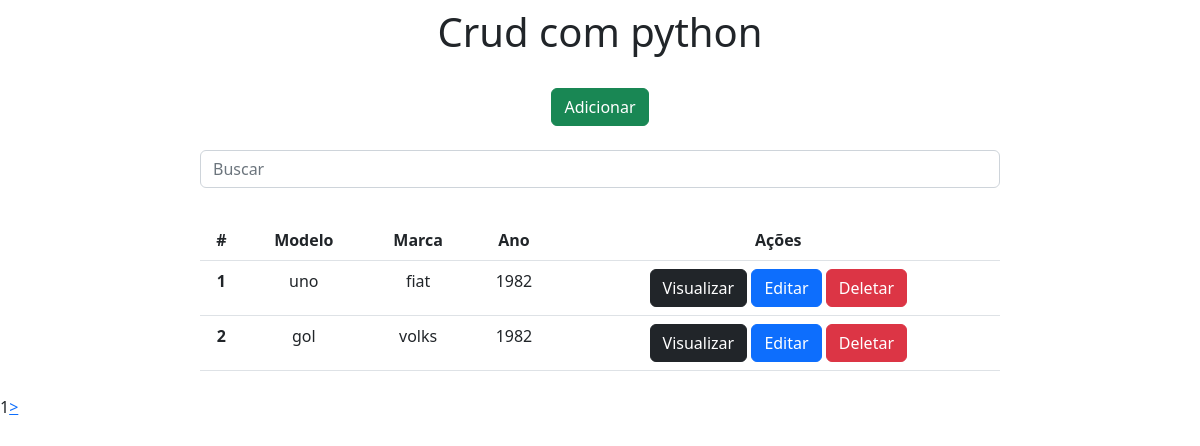
The app's page /, older data.
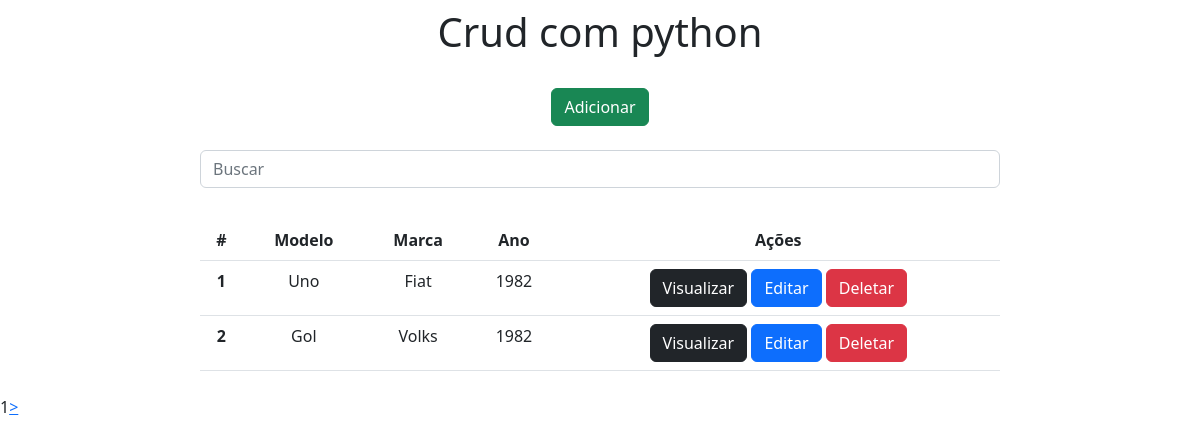
The same page, newer data.
### app/models.py (models this page shows)
class Carros(models.Model):
    modelo = models.CharField(max_length=150)
    marca = models.CharField(max_length=100)
    ano = models.IntegerField()

### app/views.py (the view)
# urls.py: 2. Add a URL to urlpatterns:  path('', views.home, name='home')
def home(request):
    data = {}
    search = request.GET.get('search')
    if search:
        data['db'] = Carros.objects.filter(modelo__icontains=search)
    else:
        data['db'] = Carros.objects.all()
    all = Carros.objects.all()
    paginator = Paginator(all, 2)
    pages = request.GET.get('page')
    data['db'] = paginator.get_page(pages)
    return render(request, 'index.html', data)

### app/templates/index.html (shortened to what this page needs)
<!DOCTYPE html>
<html lang="pt-br">
<head>
    <link rel="stylesheet" href="https://cdn.jsdelivr.net/npm/bootstrap@5.2.3/dist/css/bootstrap.min.css">
    <link rel="stylesheet" href="/css/style.css">
</head>
<body>
    <div class="col-8 m-auto pt-2 pb-2 text-center">
        <h1 id="titulo">Crud com python</h1>
    </div>
    <div class="col-8 m-auto pt-3 pb-2 text-center">
        <a href="/form" class="btn btn-success">Adicionar</a>
    </div>
    <div class="col-8 m-auto pt-3 pb-2 text-center">
        <form method="get">
            <input type="text" id="search" name="search" class="form-control" placeholder="Buscar">
        </form>
    </div>
    <div class="col-8 m-auto pt-4 pb-2 text-center">
        <table class="table">
          <thead>
            <tr>
              <th scope="col">#</th>
              <th scope="col">Modelo</th>
              <th scope="col">Marca</th>
              <th scope="col">Ano</th>
              <th scope="col">Ações</th>
            </tr>
          </thead>
          <tbody>
          {% for dbs in db %}
              <tr>
                  <th>{{dbs.id}}</th>
                  <td>{{dbs.modelo}}</td>
                  <td>{{dbs.marca}}</td>
                  <td>{{dbs.ano}}</td>
                  <td>
                      <a href="/view/{{dbs.id}}/" class="btn btn-dark">Visualizar</a>
                      <a href="/edit/{{dbs.id}}/" class="btn btn-primary">Editar</a>
                      <a href="/delete/{{dbs.id}}/" class="btn btn-danger btnDel">Deletar</a>
                  </td>
              </tr>
          {% endfor %}
          </tbody>
        </table>
    </div>
    <div class="pagination">
        {{db.number}}
        {% if db.has_next %}
            <a href="?page={{db.next_page_number}}"> > </a>
        {% endif %}
    </div>
    {% load static %}
</body>
</html>

### app/css/style.css (style rules this page uses)
:root { ... }
#titulo { color: write; }

Row changes from the older to the newer data that the page shows:
changed Carros id 1: modelo "uno" → "Uno"; marca "fiat" → "Fiat"
changed Carros id 2: modelo "gol" → "Gol"; marca "volks" → "Volks"
